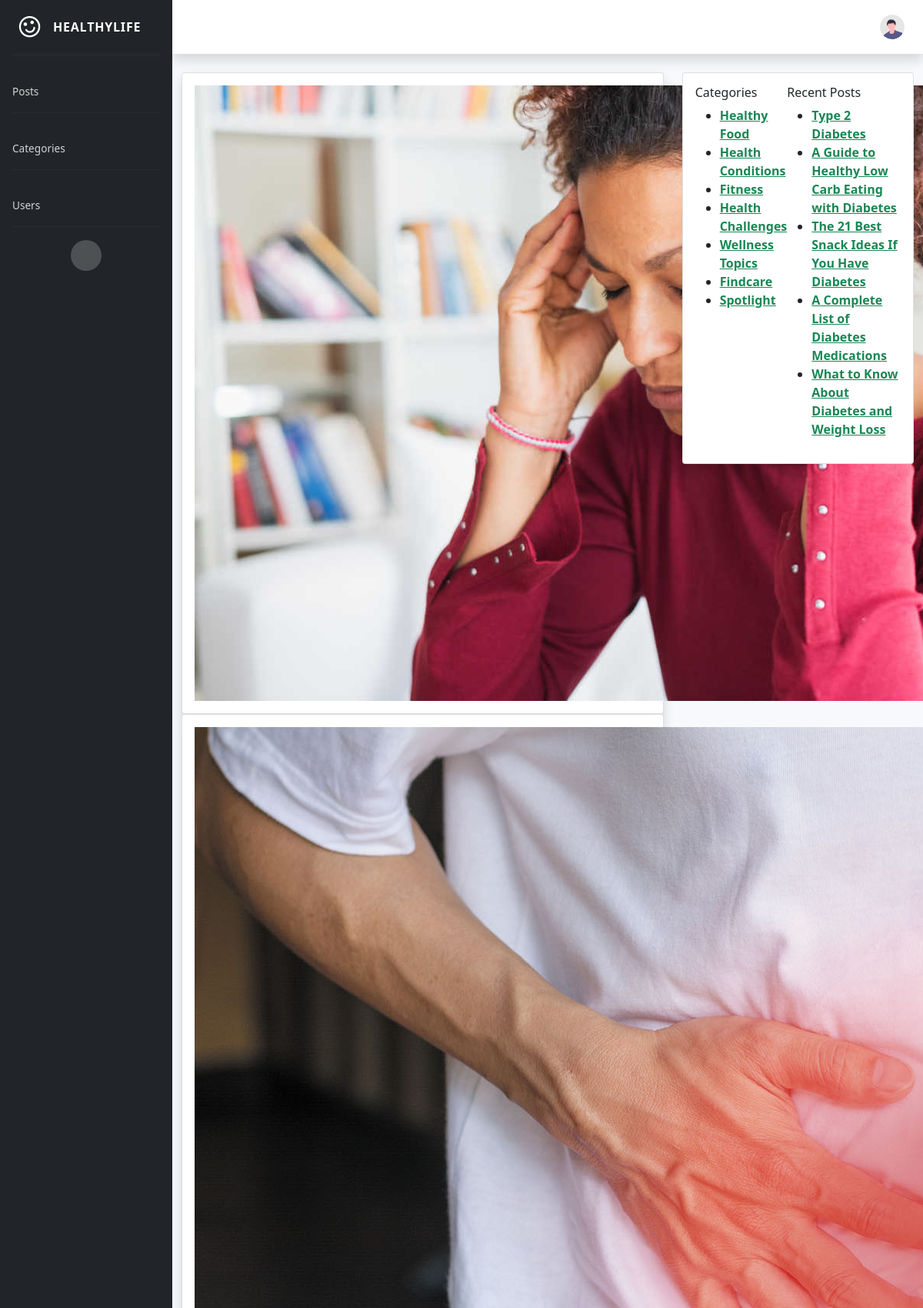
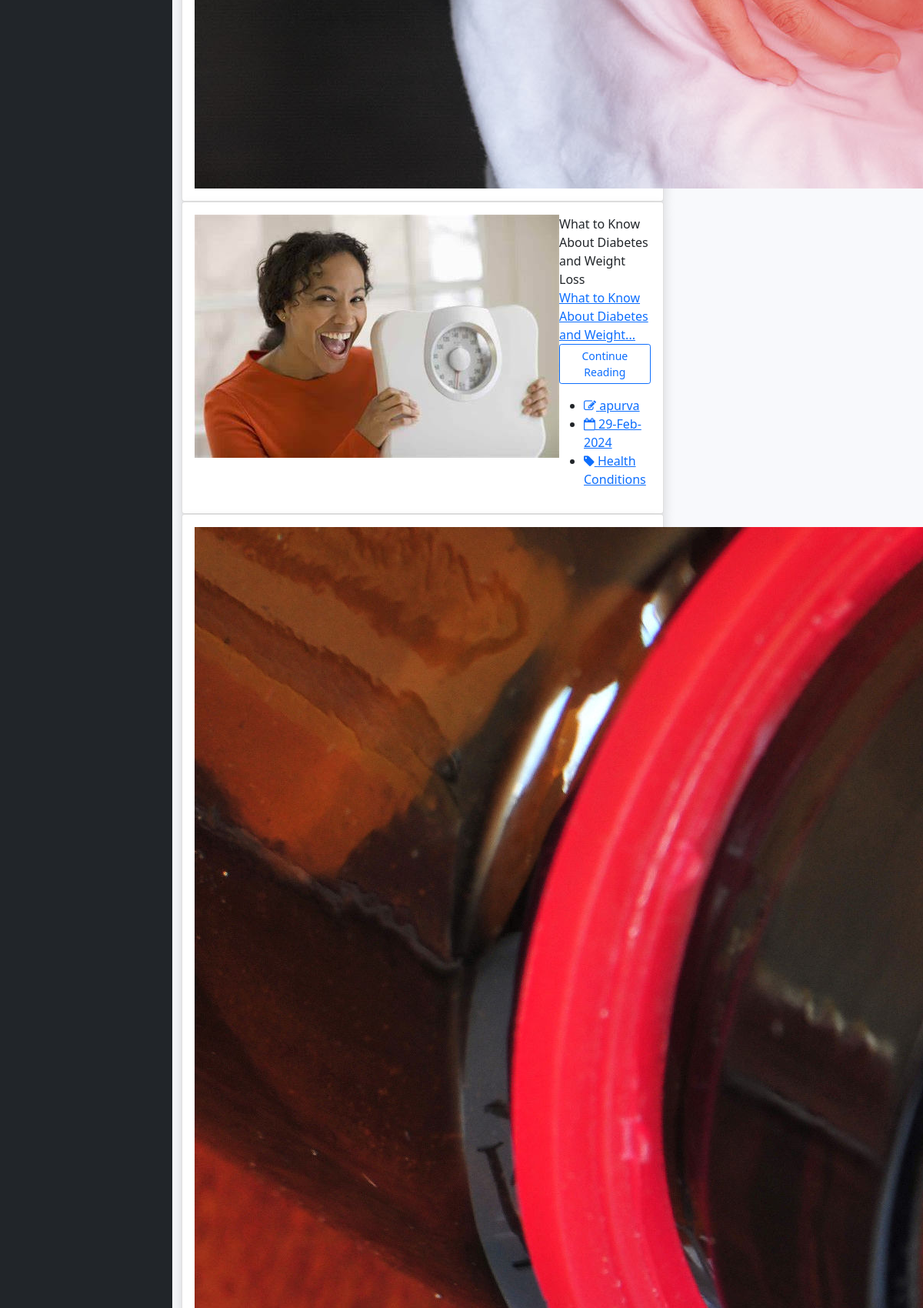
Page /cat.php?id=7 (upper part) on the committed database (2 pictures, top to bottom).
### tables this page shows
CREATE TABLE `blog` (
  `blog_id` int(11) NOT NULL,
  `blog_title` varchar(255) NOT NULL,
  `blog_body` text NOT NULL,
  `blog_image` varchar(255) NOT NULL,
  `category` int(11) NOT NULL,
  `author_id` int(11) NOT NULL,
  `publish_date` timestamp NOT NULL DEFAULT current_timestamp() ON UPDATE current_timestamp()
);

CREATE TABLE `user` (
  `user_id` int(11) NOT NULL,
  `username` varchar(100) NOT NULL,
  `password` varchar(100) NOT NULL,
  `email` varchar(100) NOT NULL,
  `role` int(11) NOT NULL
);

CREATE TABLE `categories` (
  `cat_id` int(11) NOT NULL,
  `cat_name` varchar(255) NOT NULL
);

### cat.php (the view, shortened to what this page needs)
<?php  include ('header.php');
    include ('config.php');
    $id=$_GET['id'];
    $sql="SELECT * FROM blog LEFT JOIN categories ON blog.category=categories.cat_id LEFT JOIN user ON blog.author_id=user.user_id  WHERE cat_id='$id' ORDER BY blog.publish_date DESC";
   $run=mysqli_query($config,$sql);
   $row=mysqli_num_rows($run);
?>
<html><head>
</head>
<body>
<div class="container mt-2">
	<div class="row">
		<div class="col-lg-8">
			<?php if($row){
					while($result=mysqli_fetch_assoc($run)){
			?>
			<div class="card shadow">
				<div class="card-body d-flex blog_flex">
					<div class="flex-part1">
						<a href="single_post.php?id=<?=$result['blog_id']?>"><?php $img=$result['blog_image'] ?><img src="admin/upload/<?=$img?>"> </a>
					</div>
					<div class="flex-grow-1 flex-part2">
						  <?= ucfirst($result['blog_title'])?>
						<p>
						  <a href="single_post.php?id=<?=$result['blog_id']?>" id="body">
						  <?= strip_tags(substr(($result['blog_body']),0,50))."..."?>
						  </a> <span><br>
                          <a href="single_post.php?id=<?=$result['blog_id']?>" class="btn btn-sm btn-outline-primary">Continue Reading
						</a></span>
                        </p>
						<ul>
							<li class="me-2"><a href=""> <span>
                                <i class="fa fa-pencil-square-o" aria-hidden="true"></i></span>
								<?=$result['username']?>
								</a>
							</li>
							<li class="me-2">
								<a href=""> <span><i class="fa fa-calendar-o" aria-hidden="true"></i></span>
								 <?php $date=$result['publish_date']?>
								<?= date('d-M-Y', strtotime($date))?>
							</a>
							</li>
							<li>
								<a href="" class="text-primary"> <span><i class="fa fa-tag" aria-hidden="true"></i></span> <?=$result['cat_name']?></a>
						    </li>
						</ul>
					</div>
				</div>
			</div>
           <?php }} ?>
		</div>
        <?php include "sidebar.php"?>
	</div>
</div>
</body>
</html>
<?php  include 'footer.php';?>

### sidebar.php
<?php include "config.php";
$select="SELECT * FROM categories";
$query=mysqli_query($config,$select);
$select2="SELECT * FROM blog ORDER BY publish_date limit 5";
$query2=mysqli_query($config,$select2);
?>
<div class="col-lg-4">
			<div class="card">
				<div class="card-body d-flex right-section">
					<div id="categories">
						<h6>Categories</h6>
						<ul>
							<?php while($cats=mysqli_fetch_assoc($query)) {?>
							<li><a href="cat.php?id=<?= $cats['cat_id'] ?>" class="text-success fw-bold"><?= $cats['cat_name'] ?></a></li>
							<?php } ?>
						</ul>
					</div>
				    <div id="posts">
						<h6>Recent Posts</h6>
						<ul>
							<?php while($posts=mysqli_fetch_assoc($query2)) {?>
								<li><a href="single_post.php?id=<?= $posts['blog_id']?>" class="text-success fw-bold"><?= $posts['blog_title']?></a>
								</li>
								<?php }?>
						</ul>
					</div>
				</div>
			</div>
</div>

### rows in the picture
blog: blog_image (picture)
blog: blog_image (picture)
blog: blog_image (picture), blog_title "What to Know About Diabetes and Weight Loss", blog_body "What to Know About Diabetes and Weight", author.username "apurva", publish_date "29-Feb-2024", categories.cat_name "Health Conditions"
blog: blog_image (picture), blog_title "A Complete List of Diabetes Medications"
categories: cat_name "Healthy Food"
categories: cat_name "Health Conditions"
categories: cat_name "Fitness"
categories: cat_name "Health Challenges"
categories: cat_name "Wellness Topics"
categories: cat_name "Findcare"
categories: cat_name "Spotlight"
blog: blog_title "Type 2 Diabetes"
blog: blog_title "A Guide to Healthy Low Carb Eating with Diabetes"
blog: blog_title "The 21 Best Snack Ideas If You Have Diabetes"
